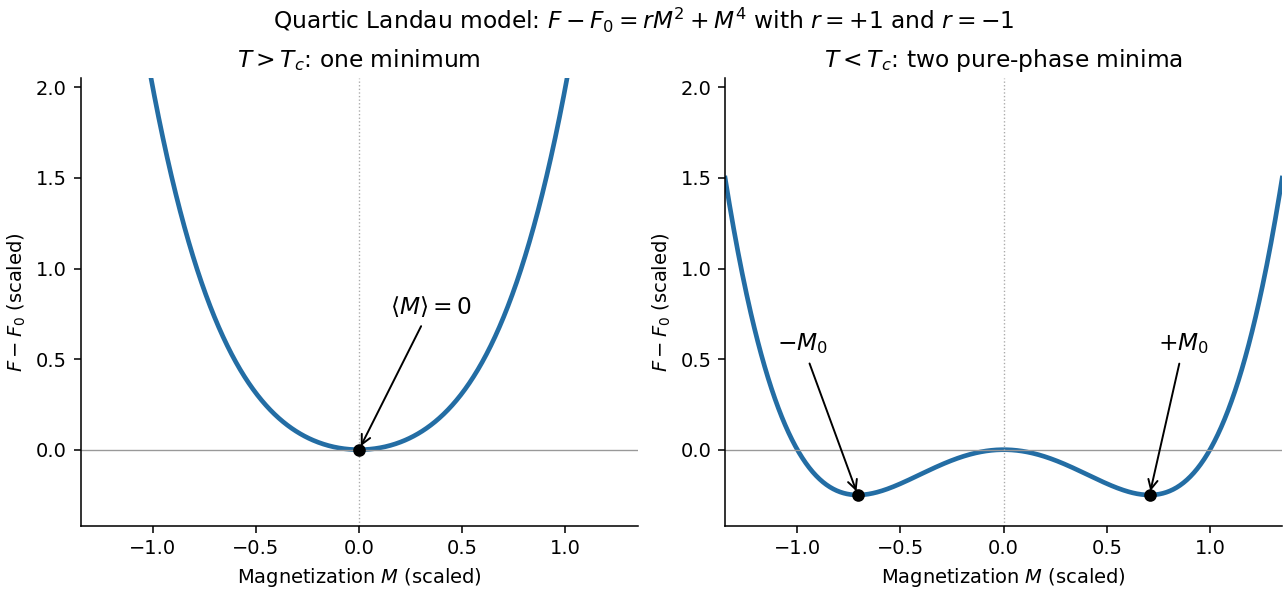

The Python source for this figure:
"""Original quartic Landau free-energy sketches; output PNG basename in cwd.

Tested with Python 3.14, matplotlib 3.10.7 and numpy 2.3.5 as declared in the
repository's top-level pyproject.toml. Coefficients and scales are illustrative.
"""
from pathlib import Path

import matplotlib
matplotlib.use("Agg")
import matplotlib.pyplot as plt
import numpy as np


def main():
    m = np.linspace(-1.35, 1.35, 650)
    fig, axes = plt.subplots(1, 2, figsize=(9.2, 4.25), layout="constrained")
    fig.patch.set_facecolor("white")
    for ax, r, title in zip(axes, [1, -1],
                            [r"$T>T_c$: one minimum", r"$T<T_c$: two pure-phase minima"]):
        f = r * m**2 + m**4
        ax.plot(m, f, color="#236da4", lw=2.4)
        ax.axhline(0, color="#999999", lw=.7)
        ax.axvline(0, color="#aaaaaa", lw=.7, ls=":")
        ax.set(xlabel=r"Magnetization $M$ (scaled)", ylabel=r"$F-F_0$ (scaled)",
               xlim=(-1.35, 1.35), ylim=(-.42, 2.05), title=title)
        ax.spines[["top", "right"]].set_visible(False)
        if r > 0:
            ax.scatter([0], [0], color="black", zorder=5, s=30)
            ax.annotate(r"$\langle M\rangle=0$", (0, 0), (.15, .75),
                        arrowprops={"arrowstyle": "->"}, fontsize=12)
        else:
            minimum = np.sqrt(.5)
            ax.scatter([-minimum, minimum], [-.25, -.25], color="black", zorder=5, s=30)
            ax.annotate(r"$-M_0$", (-minimum, -.25), (-1.1, .55),
                        arrowprops={"arrowstyle": "->"}, fontsize=12)
            ax.annotate(r"$+M_0$", (minimum, -.25), (.75, .55),
                        arrowprops={"arrowstyle": "->"}, fontsize=12)
    fig.suptitle(r"Quartic Landau model: $F-F_0=rM^2+M^4$ with $r=+1$ and $r=-1$",
                 fontsize=12)
    fig.savefig(Path(__file__).with_suffix(".png").name, dpi=140, facecolor="white")
    plt.close(fig)


if __name__ == "__main__":
    main()
